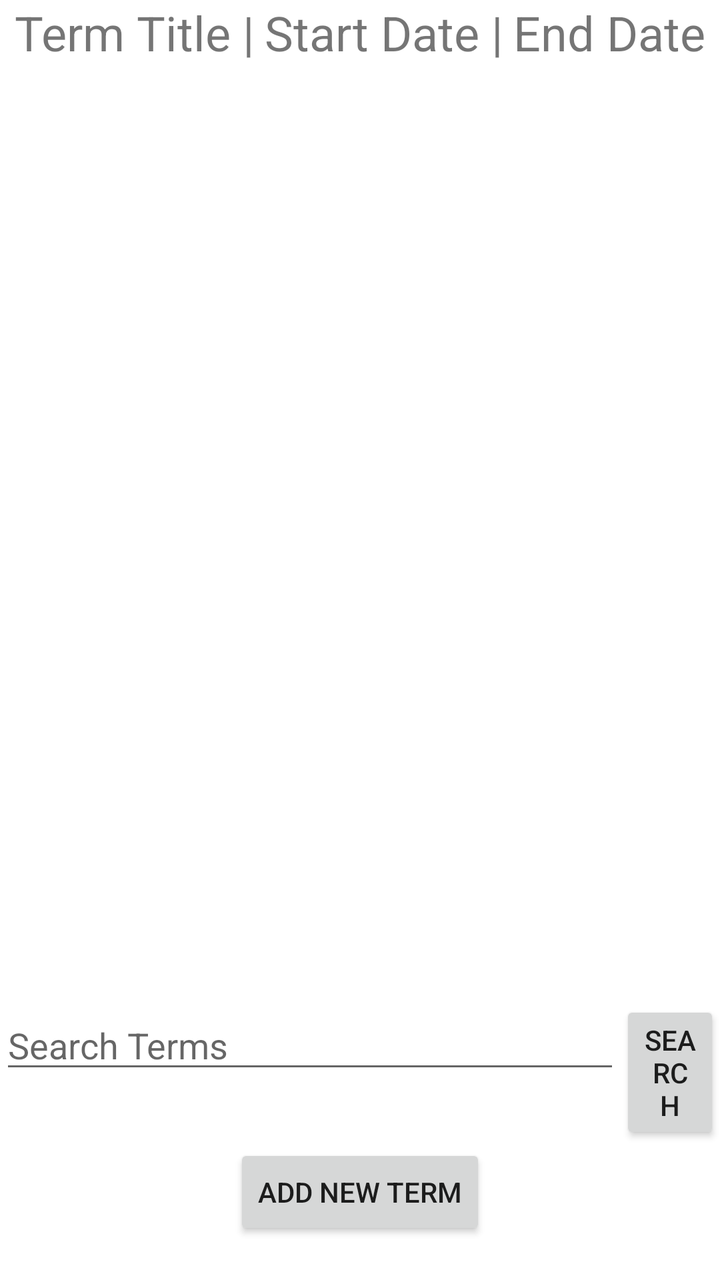
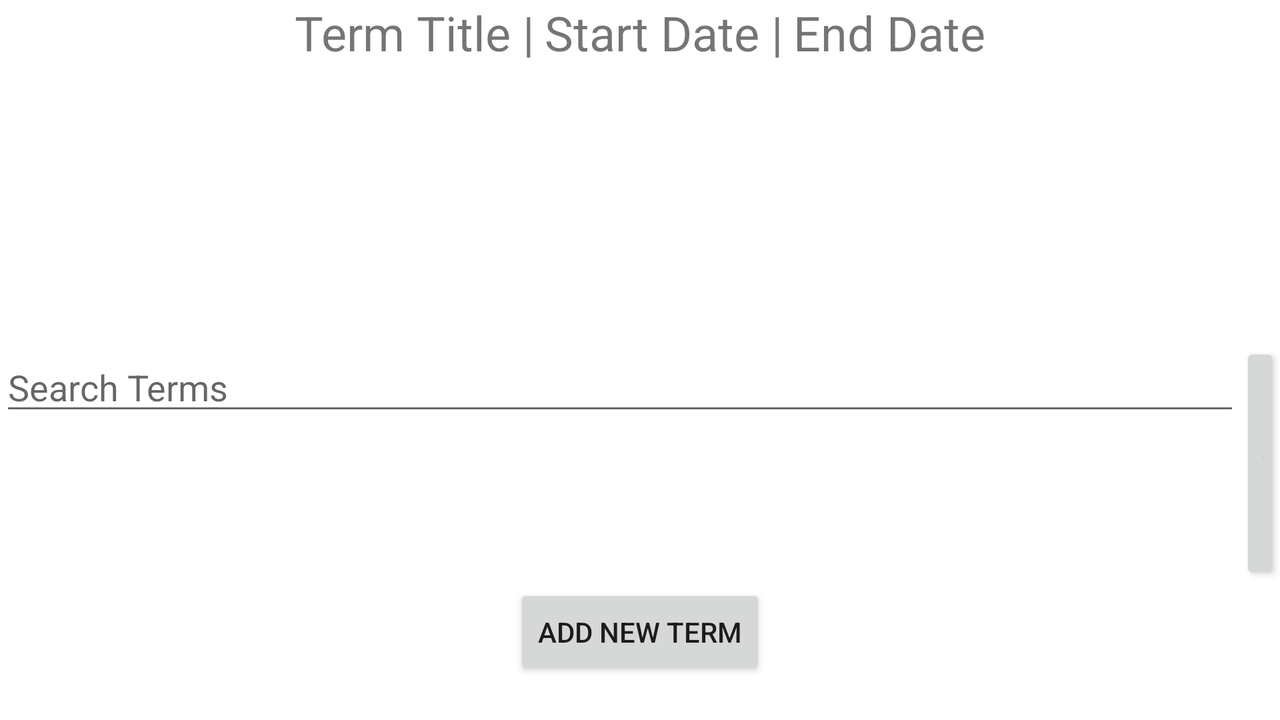

The same Android screen from two of the app's own layout files: first res/layout/ as a phone draws it, then the author's variant for another configuration, drawn on a device whose configuration selects that folder. Both files follow.
<!-- AndroidManifest.xml: application theme Theme.ClassProjectFinal -->
<!-- res/layout/activity_view_terms.xml -->
<?xml version="1.0" encoding="utf-8"?>
<RelativeLayout xmlns:android="http://schemas.android.com/apk/res/android"
    xmlns:app="http://schemas.android.com/apk/res-auto"
    xmlns:tools="http://schemas.android.com/tools"
    android:layout_width="match_parent"
    android:layout_height="match_parent"
    tools:context=".UI.viewTerms">

    <LinearLayout
        android:layout_width="wrap_content"
        android:layout_height="wrap_content"
        android:id="@+id/termListHeader"
        android:layout_centerHorizontal="true">
        <TextView
            android:layout_width="wrap_content"
            android:layout_height="wrap_content"
            android:textSize="24sp"
            android:layout_marginEnd="5dp"
            android:text="@string/term_title_header"/>
        <TextView
            android:layout_width="wrap_content"
            android:layout_height="wrap_content"
            android:textSize="24sp"
            android:layout_marginEnd="5dp"
            android:text="@string/start_date_header"/>
        <TextView
            android:layout_width="wrap_content"
            android:layout_height="wrap_content"
            android:textSize="24sp"
            android:text="@string/end_date_header"/>
    </LinearLayout>

    <androidx.recyclerview.widget.RecyclerView
        android:id="@+id/termRecyclerView"
        android:layout_width="wrap_content"
        android:layout_height="match_parent"
        android:layout_below="@id/termListHeader"
        android:layout_above="@id/searchBar"
        android:layout_centerHorizontal="true" />
    <LinearLayout
        android:id="@+id/searchBar"
        android:layout_width="match_parent"
        android:layout_height="wrap_content"
        android:layout_above="@id/addTermButton">

        <EditText
            android:id="@+id/termSearch"
            android:hint="@string/search_terms"
            android:layout_width="310dp"
            android:layout_height="wrap_content" />

        <Button
            android:layout_width="wrap_content"
            android:layout_height="wrap_content"
            android:text="@string/search"
            android:layout_gravity="end"
            android:onClick="SearchTerms"/>
    </LinearLayout>
    <Button
        android:id="@+id/addTermButton"
        android:layout_width="wrap_content"
        android:layout_height="wrap_content"
        android:layout_alignParentBottom="true"
        android:layout_centerHorizontal="true"
        android:text="@string/add_new_term"
        android:layout_marginBottom="20dp"
        android:onClick="addNewTerm"
        />

</RelativeLayout>
<!-- resources referenced by this layout -->
<resources>
  <string name="add_new_term">Add New Term</string>
  <string name="end_date_header">End Date</string>
  <string name="search">search</string>
  <string name="search_terms">Search Terms</string>
  <string name="start_date_header">Start Date |</string>
  <string name="term_title_header">Term Title |</string>
  <style name="Theme.ClassProjectFinal" parent="Theme.MaterialComponents.DayNight.DarkActionBar">
          
          <item name="colorPrimary">@color/purple_500</item>
          <item name="colorPrimaryVariant">@color/purple_700</item>
          <item name="colorOnPrimary">@color/white</item>
          
          <item name="colorSecondary">@color/teal_200</item>
          <item name="colorSecondaryVariant">@color/teal_700</item>
          <item name="colorOnSecondary">@color/black</item>
          
          <item name="android:statusBarColor" tools:targetApi="l">?attr/colorPrimaryVariant</item>
          
      </style>
</resources>
<!-- res/layout-land/activity_view_terms.xml (the author's variant of the layout above) -->
<!-- drawn on the phone turned sideways -->
<?xml version="1.0" encoding="utf-8"?>
<RelativeLayout xmlns:android="http://schemas.android.com/apk/res/android"
    xmlns:app="http://schemas.android.com/apk/res-auto"
    xmlns:tools="http://schemas.android.com/tools"
    android:layout_width="match_parent"
    android:layout_height="match_parent"
    tools:context=".UI.viewTerms">

    <LinearLayout
        android:layout_width="wrap_content"
        android:layout_height="wrap_content"
        android:id="@+id/termListHeader"
        android:layout_centerHorizontal="true">
        <TextView
            android:layout_width="wrap_content"
            android:layout_height="wrap_content"
            android:textSize="24sp"
            android:layout_marginEnd="5dp"
            android:text="@string/term_title_header"/>
        <TextView
            android:layout_width="wrap_content"
            android:layout_height="wrap_content"
            android:textSize="24sp"
            android:layout_marginEnd="5dp"
            android:text="@string/start_date_header"/>
        <TextView
            android:layout_width="wrap_content"
            android:layout_height="wrap_content"
            android:textSize="24sp"
            android:text="@string/end_date_header"/>
    </LinearLayout>

    <androidx.recyclerview.widget.RecyclerView
        android:id="@+id/termRecyclerView"
        android:layout_width="wrap_content"
        android:layout_height="match_parent"
        android:layout_centerHorizontal="true"
        android:layout_below="@id/termListHeader"
        android:layout_marginBottom="100dp"
        />
    <LinearLayout
        android:id="@+id/searchBar"
        android:layout_width="match_parent"
        android:layout_height="wrap_content"
        android:layout_above="@id/addTermButton">

        <EditText
            android:id="@+id/termSearch"
            android:hint="@string/search_terms"
            android:layout_width="620dp"
            android:layout_height="wrap_content" />

        <Button
            android:layout_width="wrap_content"
            android:layout_height="wrap_content"
            android:text="@string/search"
            android:layout_gravity="end"
            android:onClick="SearchTerms"/>
    </LinearLayout>
    <Button
        android:id="@+id/addTermButton"
        android:layout_width="wrap_content"
        android:layout_height="wrap_content"
        android:layout_alignParentBottom="true"
        android:layout_centerHorizontal="true"
        android:text="@string/add_new_term"
        android:layout_marginBottom="20dp"
        android:onClick="addNewTerm"
        />
</RelativeLayout>
